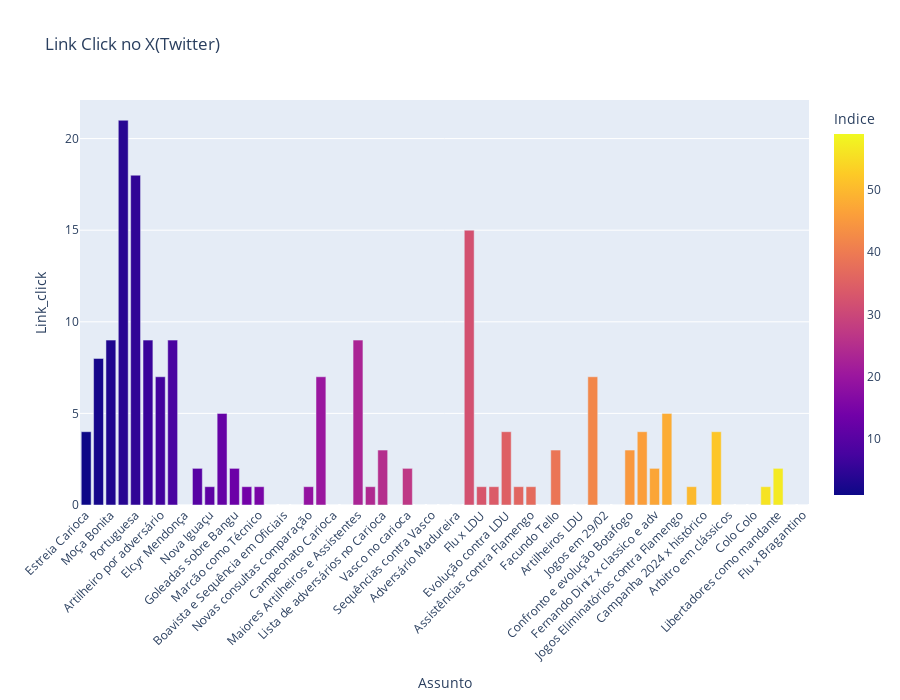

Source (notebook cell):
### Code cell
fig = px.bar(redes, x='Assunto', y='Link_click', title='Link Click no X(Twitter)', color='Indice')
fig.update_layout(xaxis_tickangle=-45, height=700)
fig.write_html(r"C:\Users\rodli\OneDrive\Documentos\Mestrado\Arquivos\Graficos\Link_Click_X_" + str(data_inicio_titulo) + ".html")
fig.show()

### Figure 1 — Plotly figure (JSON) as saved in the notebook; plotly's stock layout.template omitted (floating-point values rounded to 4 significant figures)
{"data": [{"alignmentgroup": "True", "hovertemplate": "Assunto=%{x}<br>Link_click=%{y}<br>Indice=%{marker.color}<extra></extra>", "legendgroup": "", "marker": {"color": [1, 2, 3, 4, 5, 6, 7, 8, 9, 10, 11, 12, 13, 14, 15, 16, 17, 18, 19, 20, 21, 22, 23, 24, 25, 26, 27, 28, 29, 30, 31, 32, 33, 34, 35, 36, 37, 38, 39, 40, 41, 42, 43, 44, 45, 46, 47, 48, 49, 50, 51, 52, 53, 54, 55, 56, 57, 58, 59], "coloraxis": "coloraxis", "pattern": {"shape": ""}}, "name": "", "offsetgroup": "", "orientation": "v", "showlegend": false, "textposition": "auto", "type": "bar", "x": ["Estreia Carioca", "Volta Redonda", "Moça Bonita", "Camisa 20", "Portuguesa", "Artilheiros Portuguesa", "Artilheiro por adversário", "Melhores Anos", "Elcyr Mendonça", "Audax e 0 derrotas", "Nova Iguaçu", "Artilheiros Nova Iguaçu", "Goleadas sobre Bangu", "Sequências contra Bangu", "Marcão como Técnico", "Evolução contra Bangu", "Boavista e Sequência em Oficiais", "Artilheiros contra Boavista", "Novas consultas comparação", "Penalties desde 2019", "Campeonato Carioca", "Cartões Carioca", "Maiores Artilheiros e Assistentes", "Retorno ao Maracanã", "Lista de adversários no Carioca", "Artilheiros contra Vasco", "Vasco no carioca", "Ano 2024", "Sequências contra Vasco", "Assistências contra Vasco", "Adversário Madureira", "Adversários que mais jogamos", "Flu x LDU", "Estreias em campeonato Conmebol", "Evolução contra LDU", "Adversários do Equador", "Assistências contra Flamengo", "German Cano contra Flamengo", "Facundo Tello", "Anuncio novas consultas", "Artilheiros LDU", "Eliminatórios por saldo", "Jogos em 29/02", "Artilheiros em mata-mata", "Confronto e evolução Botafogo", "Fernando Diniz", "Fernando Diniz x classico e adv", "Penaltis a favor e contra", "Jogos Eliminatórios contra Flamengo", "Saldo -2 em  jogo eliminatório", "Campanha 2024 x histórico", "Saldo de placar contra Flamengo", "Arbitro em clássicos", "Alianza Lima", "Colo Colo", "Cerro Portenho", "Libertadores como mandante", "Estreia em Brasileiro", "Flu x Bragantino"], "xaxis": "x", "y": [4, 8, 9, 21, 18, 9, 7, 9, 0, 2, 1, 5, 2, 1, 1, 0, 0, 0, 1, 7, 0, 0, 9, 1, 3, 0, 2, 0, 0, 0, 0, 15, 1, 1, 4, 1, 1, 0, 3, 0, 0, 7, 0, 0, 3, 4, 2, 5, 0, 1, 0, 4, 0, 0, 0, 1, 2, 0, 0], "yaxis": "y"}], "layout": {"barmode": "relative", "coloraxis": {"colorbar": {"title": {"text": "Indice"}}, "colorscale": [[0, "#0d0887"], [0.1111, "#46039f"], [0.2222, "#7201a8"], [0.3333, "#9c179e"], [0.4444, "#bd3786"], [0.5556, "#d8576b"], [0.6667, "#ed7953"], [0.7778, "#fb9f3a"], [0.8889, "#fdca26"], [1, "#f0f921"]]}, "height": 700, "legend": {"tracegroupgap": 0}, "title": {"text": "Link Click no X(Twitter)"}, "xaxis": {"anchor": "y", "domain": [0, 1], "tickangle": -45, "title": {"text": "Assunto"}}, "yaxis": {"anchor": "x", "domain": [0, 1], "title": {"text": "Link_click"}}}}
